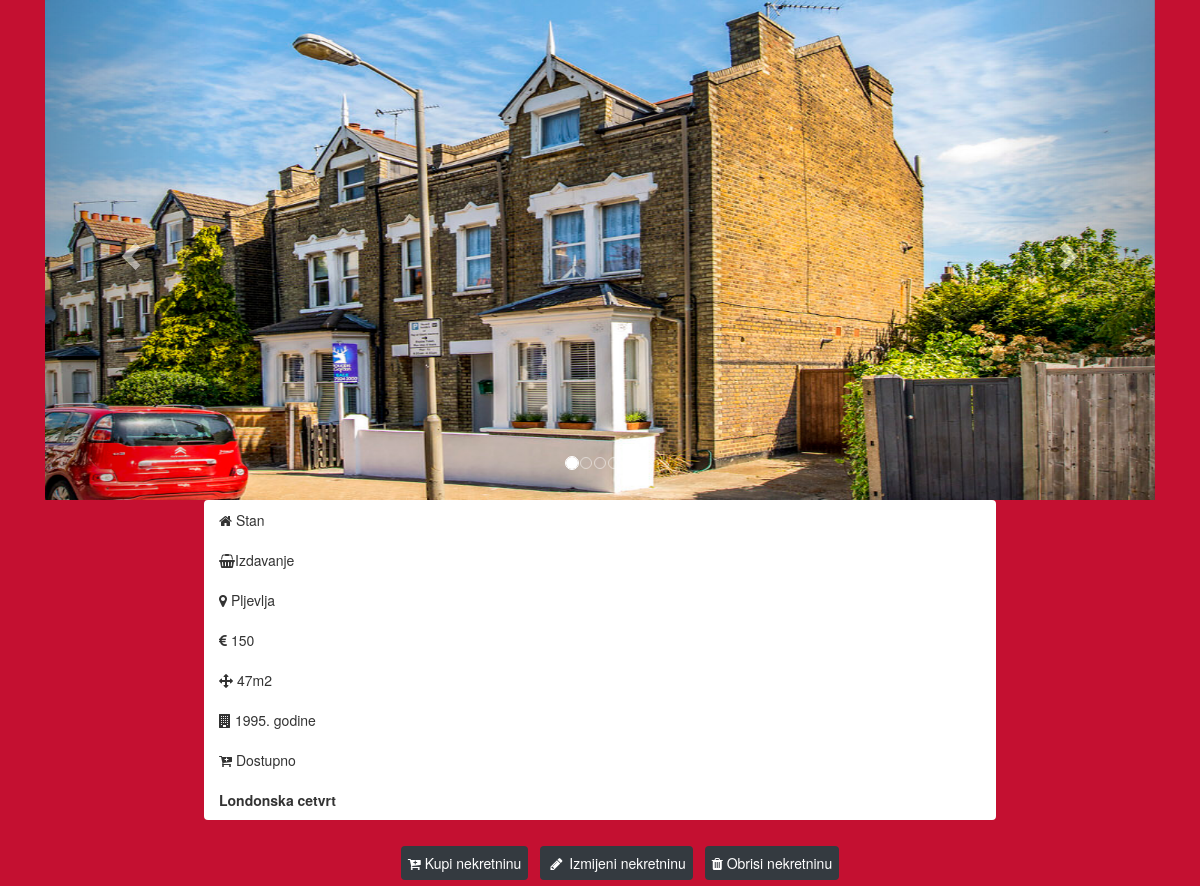
Page /detalji.php?id=18 on the committed database.
### tables this page shows
CREATE TABLE `fotografije` (
  `id` int(11) NOT NULL AUTO_INCREMENT,
  `naziv_fotografije` varchar(255) NOT NULL,
  `id_nekretnine` int(11) NOT NULL,
  PRIMARY KEY (`id`),
  KEY `fk_foto_nekretnina` (`id_nekretnine`),
  CONSTRAINT `fk_foto_nekretnina` FOREIGN KEY (`id_nekretnine`) REFERENCES `nekretnina` (`id`)
);

CREATE TABLE `nekretnina` (
  `id` int(11) NOT NULL AUTO_INCREMENT,
  `tip_oglasa_id` int(11) NOT NULL,
  `tip_nekretnine_id` int(11) NOT NULL,
  `grad_id` int(11) NOT NULL,
  `povrsina` int(11) NOT NULL,
  `cijena` int(11) NOT NULL,
  `god_izgradnje` int(4) NOT NULL,
  `opis` text NOT NULL,
  `status` varchar(255) DEFAULT 'Dostupno',
  `datum_prodaje` timestamp NULL DEFAULT NULL,
  `foto` varchar(255) NOT NULL,
  PRIMARY KEY (`id`),
  KEY `fk_nekretnina_grad` (`grad_id`),
  KEY `fk_nekretnina_tip_oglasa` (`tip_oglasa_id`),
  KEY `fk_nekretnina_tip_nekretnine` (`tip_nekretnine_id`),
  CONSTRAINT `fk_nekretnina_tip_nekretnine` FOREIGN KEY (`tip_nekretnine_id`) REFERENCES `tip_nekretnine` (`id`)
);

CREATE TABLE `tip_nekretnine` (
  `id` int(11) NOT NULL AUTO_INCREMENT,
  `tip_nekretnine` varchar(255) NOT NULL,
  PRIMARY KEY (`id`)
);

CREATE TABLE `tip_oglasa` (
  `id` int(11) NOT NULL AUTO_INCREMENT,
  `tip_oglasa` varchar(255) NOT NULL,
  PRIMARY KEY (`id`)
);

CREATE TABLE `grad` (
  `id` int(11) NOT NULL AUTO_INCREMENT,
  `naziv_grada` varchar(255) NOT NULL,
  PRIMARY KEY (`id`)
);

### upiti.php (called while the page is built, shortened)
<?php
    function grad($dbconn,$grad_id){
        $sql= "SELECT *
    FROM grad
    WHERE id = $grad_id";
    $res = mysqli_query($dbconn,$sql);
    $row = mysqli_fetch_assoc($res);
    return $row['naziv_grada'];
    }
    function tip_oglasa($dbconn,$tip_oglasa_id){
        $sql= "SELECT *
    FROM tip_oglasa
    WHERE id = $tip_oglasa_id";
    $res = mysqli_query($dbconn,$sql);
    $row = mysqli_fetch_assoc($res);
    return $row['tip_oglasa'];
    }
    function tip_nekretnine($dbconn, $tip_nekretnine_id){
        $sql= "SELECT *
    FROM tip_nekretnine
    WHERE id = $tip_nekretnine_id";
    $res = mysqli_query($dbconn,$sql);
    $row = mysqli_fetch_assoc($res);
    return $row['tip_nekretnine'];
    }
?>

### detalji.php (the view, shortened to what this page needs)
<?php
include 'db.php';
include 'upiti.php';
include 'funkcije.php';
isset($_GET['id']) && is_numeric($_GET['id'])? $id = $_GET['id'] : exit("ID error...");
$sql= "SELECT * FROM nekretnina WHERE id = $id";
$row = mysqli_query($dbconn,$sql);
$nekretnina = mysqli_fetch_assoc($row);
?>
<!DOCTYPE html>
<html lang="en">
<head>
    <link rel="stylesheet" href="https://stackpath.bootstrapcdn.com/font-awesome/4.7.0/css/font-awesome.min.css">
    <link rel="stylesheet" href="https://stackpath.bootstrapcdn.com/bootstrap/4.5.2/css/bootstrap.min.css">
    <link rel="stylesheet" href="https://maxcdn.bootstrapcdn.com/bootstrap/3.3.6/css/bootstrap.min.css" />
</head>
<body style="background-color: #c41031">
<div class="container" style="background-color: #c41031">
    <div id="dynamic_slide_show" class="carousel slide" data-ride="carousel" >
        <ol class="carousel-indicators">
        <?php echo indikatori_slajda($dbconn); ?>
        </ol>
        <div class="carousel-inner" >
            <?php echo slajdovi($dbconn); ?>
        </div>
        <a class="left carousel-control" href="#dynamic_slide_show" data-slide="prev">
         <span class="glyphicon glyphicon-chevron-left"></span>
        </a>
        <a class="right carousel-control" href="#dynamic_slide_show" data-slide="next">
         <span class="glyphicon glyphicon-chevron-right"></span>
        </a>
    </div>
</div>
<div>
    <ul class="list-group list-group-flush" style="margin-left: 204px; margin-right:204px" >
        <li class="list-group-item"><i class="fa fa-home" aria-hidden="true"></i> <?=tip_nekretnine($dbconn,$nekretnina['tip_nekretnine_id'])?></li>
        <li class="list-group-item"><i class="fa fa-shopping-basket" aria-hidden="true"> </i><?=tip_oglasa($dbconn,$nekretnina['tip_oglasa_id'])?></li>
        <li class="list-group-item"><i class="fa fa-map-marker" aria-hidden="true"></i> <?=grad($dbconn,$nekretnina['grad_id'])?></li>
        <li class="list-group-item"><i class="fa fa-eur" aria-hidden="true"></i> <?=$nekretnina['cijena']?></li>
        <li class="list-group-item"><i class="fa fa-arrows" aria-hidden="true"></i> <?=$nekretnina['povrsina']?>m2</li>
        <li class="list-group-item"><i class="fa fa-building" aria-hidden="true"></i> <?=$nekretnina['god_izgradnje']?>. godine</li>
        <li class="list-group-item"><i class="fa fa-cart-plus" aria-hidden="true"></i> <?=$nekretnina['status']?></li>
        <li class="list-group-item" style="font-weight: bold"><?=$nekretnina['opis']?></li>
    </ul>
</div>
<div class="row col-lg-6 col-md-6" style="justify-content: center; display: flex; margin-left: 320px">
    <?php if($nekretnina['status'] != "Prodato"){?>
        <button class="btn btn-dark" id="modal_kupi_nekretninu" style="margin: 6px; padding: 6px">
    <i class="fa fa-cart-plus" aria-hidden="true"></i> Kupi nekretninu
    </button>
    <?php } ?>
    <button class="btn btn-dark" id="modal_izmjena_nekretnine" style="margin: 6px; padding: 6px">
    <i class="fa fa-pencil fa-fw" aria-hidden="true"></i> Izmijeni nekretninu
    </button>
    <button class="btn btn-dark" id="modal_obrisi_nekretninu" style="margin: 6px; padding: 6px">
    <i class="fa fa-trash" aria-hidden="true"></i> Obrisi nekretninu
    </button>
</div>
 </body>
</html>

### funkcije.php (shortened to what this page needs)
<?php
function indikatori_slajda($dbconn){
    $id = $_GET['id'];
    $output = '';
    $count = 0;
    $query = "SELECT * FROM fotografije WHERE id_nekretnine = $id";
    $result = mysqli_query($dbconn, $query);
    while($row = mysqli_fetch_array($result)){
    if($count == 0){
    $output .= '<li data-target="#dynamic_slide_show" data-slide-to="'.$count.'" class="active"></li>';
    }else{
      $output .= '<li data-target="#dynamic_slide_show" data-slide-to="'.$count.'"></li>';
    }
    $count = $count + 1;
    }
 return $output;
}
function slajdovi($dbconn){
    $id = $_GET['id'];
    $output = '';
    $count = 0;
    $query = "SELECT * FROM fotografije WHERE id_nekretnine= $id";
    $result = mysqli_query($dbconn, $query);
    while($row = mysqli_fetch_array($result)){
     if($count == 0){
      $output .= '<div class="item active">';
     }else{
      $output .= '<div class="item" >';
     }
     $output .= '<img src="./uploads/'.$row["naziv_fotografije"].'" alt="" style="height: 500px; width:1200px"/></div>';
     $count = $count + 1;
    }
    return $output;
}
?>

### rows in the picture
fotografije: naziv_fotografije (picture)
nekretnina: tip_nekretnine.tip_nekretnine "Stan", tip_oglasa.tip_oglasa "Izdavanje", grad.naziv_grada "Pljevlja", cijena "150", povrsina "47", god_izgradnje "1995", status "Dostupno", opis "Londonska cetvrt"
